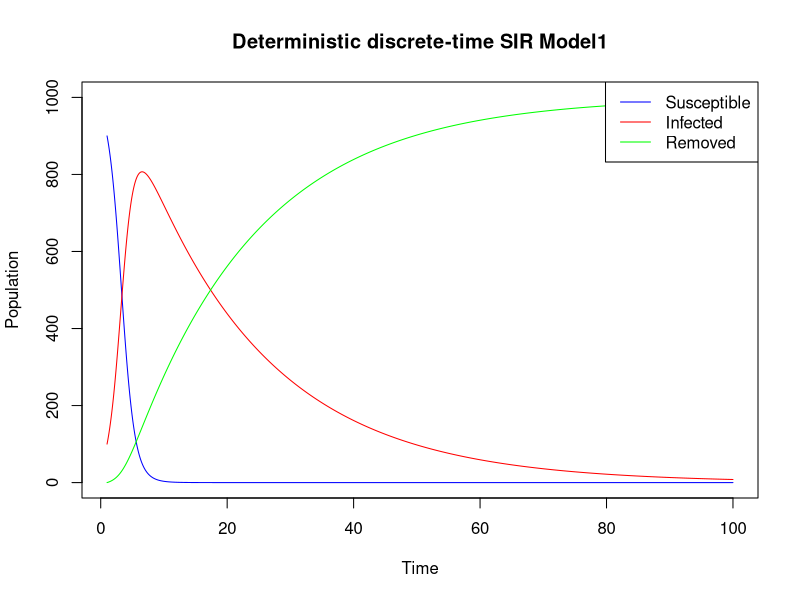
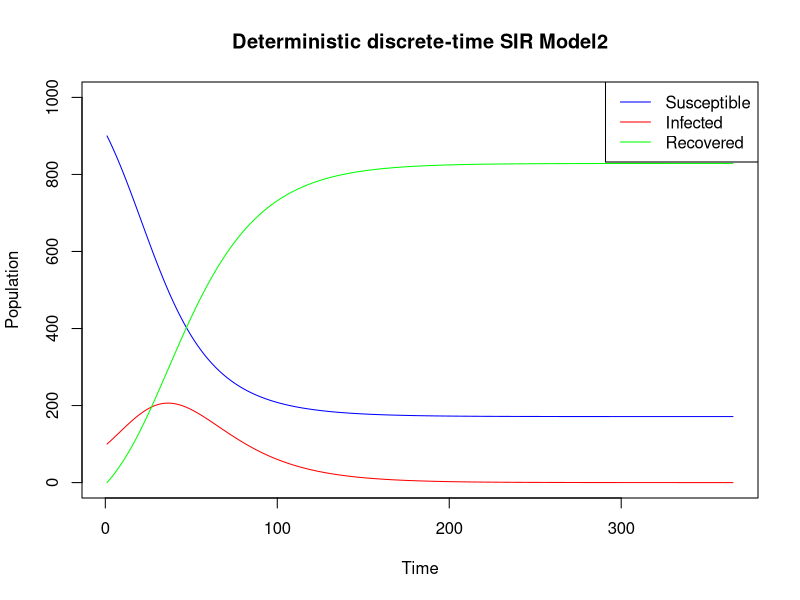
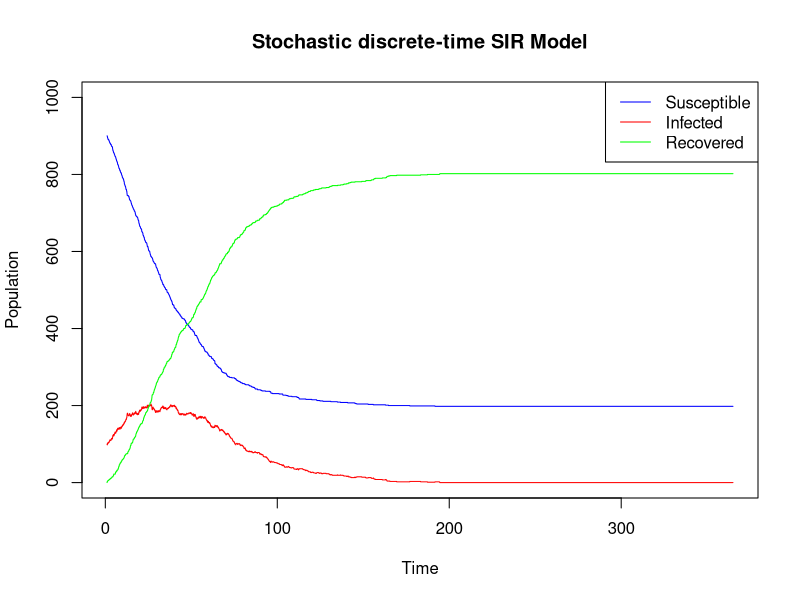

Write the R code that produced these figures, in order.

#First version
Deterministic_DT_SIR_model1<- function(N,S0,I0,minTime,maxTime,beta,gamma,step_size,plot=TRUE){
  minTime<- minTime           #start time
  maxTime<- maxTime         #end time
  step_size<- step_size      #step size
  steps<- seq(minTime,maxTime, by=step_size)   #time discretization
  beta<- beta           #infection rate
  gamma<- gamma          #recovery rate
  S<- numeric(length(steps)) #create empty vector to store simulations for susceptibles
  I<- numeric(length(steps)) #create empty vector to store simulations for infectives
  R<- numeric(length(steps)) #create empty vector to store simulations for removed
  S[1]<- S0  #initial number of susceptibles
  I[1]<- I0   #initial number of infectives
  R[1]<- N-S0-I0      #initial number of Removed
  #loop and update compartments
  for(tym in 2:length(steps)){
    S[tym]<- S[tym-1]-(beta*S[tym-1]*I[tym-1])*step_size
    I[tym]<- I[tym-1]+(beta*S[tym-1]*I[tym-1]-gamma*I[tym-1])*step_size
    R[tym]<- R[tym-1]+gamma*I[tym-1]*step_size
  }
  #results
  simulations <- data.frame(Steps=steps, S = S, I = I, R = R)
  if(plot){
  graph<- plot(steps, S, type = "l", col = "blue", xlab = "Time", ylab = "Population", main = "Deterministic discrete-time SIR Model1",ylim=c(0,N))
  lines(steps, I, col = "red")
  lines(steps, R, col = "green")
  legend("topright", legend = c("Susceptible", "Infected", "Removed"), col = c("blue", "red", "green"), lty = 1)
  
  return (list(simulations, graph))
}else{
  return(list(simulations=simulations))
}
}
Deterministic_DT_SIR_model1(N=1000,S0=900,I0=100,minTime=1,maxTime=100,beta=0.001,gamma=0.05, step_size=0.03,plot=T)



#Second version assuming infections occur at the point of a Poisson process
Deterministic_DT_SIR_model2<- function(N,S0,I0,minTime,maxTime,beta,gamma,step_size,plot=TRUE){
  minTime<- minTime           #start time
  maxTime<- maxTime           #end time
  step_size<- step_size      #step size
  steps<- seq(minTime,maxTime, by=step_size)   #time discretization
  beta<- beta            #infection rate
  gamma<- gamma          #recovery rate
  S<- numeric(length(steps)) #create empty vector to store simulations for susceptibles
  I<- numeric(length(steps)) #create empty vector to store simulations for infectives
  R<- numeric(length(steps)) #create empty vector to store simulations for removed
  S[1]<- S0  #initial number of susceptibles
  I[1]<- I0   #initial number of infectives
  R[1]<- N-S0-I0      #initial number of Removed
  #Loop through discretized time and Update the compartments at each step
  for (tym in 2:length(steps)){
    #Assuming infections occur at the point of a Poisson process
    S[tym]<- S[tym-1] - S[tym-1]*(1-exp(-beta*I[tym-1]*step_size))
    I[tym]<- I[tym-1] + S[tym-1]*(1-exp(-beta*I[tym-1]*step_size))-I[tym-1]*(1-exp(-gamma*step_size))
    R[tym]<- R[tym-1] + I[tym-1]*(1-exp(-gamma*step_size))
  }
  #results
  simulations <- data.frame(Steps=steps,S = S, I = I, R = R)
  if(plot){
  graph<- plot(steps, S, type = "l", col = "blue", xlab = "Time", ylab = "Population", main = "Deterministic discrete-time SIR Model2",ylim=c(0,N))
  lines(steps, I, col = "red")
  lines(steps, R, col = "green")
  legend("topright", legend = c("Susceptible", "Infected", "Recovered"), col = c("blue", "red", "green"), lty = 1)
  return (list(simulations, graph))
}else{
  return(list(simulations=simulations))
}
}
Deterministic_DT_SIR_model2(N=1000,S0=900,I0=100,minTime=1,maxTime=365,beta=0.0001,gamma=0.05,step_size=0.03,plot=T)



#Stochastic simulation
Stochastic_DT_SIR_model<- function(N,S0,I0,minTime,maxTime,beta,gamma,step_size,plot=TRUE){
  minTime<- minTime           #start time
  maxTime<- maxTime         #end time
  step_size<- step_size      #step size
  steps<- seq(minTime,maxTime, by=step_size)   #time discretization
  beta<- beta           #infection rate
  gamma<- gamma          #recovery rate
  S<- numeric(length(steps)) #create empty vector to store simulations for susceptibles
  I<- numeric(length(steps)) #create empty vector to store simulations for infectives
  R<- numeric(length(steps)) #create empty vector to store simulations for removed
  S[1]<- S0  #initial number of susceptibles
  I[1]<- I0   #initial number of infectives
  R[1]<- N-S0-I0      #initial number of Removed
  #Loop through discretized time and Update the compartments at each step
  # Simulation loop
  for (tym in 2:length(steps)) {
    # Assuming infections occur at the point of a Poisson process
    p_I <- 1 - exp(-beta*I[tym-1]*step_size)  # Probability of infection
    p_R <- 1 - exp(-gamma*step_size)  # Probability of recovery
    
    # sample infections and recoveries from a binomial trial
    delta_S <- rbinom(1, S[tym-1], p_I)
    delta_I <- rbinom(1, I[tym-1], p_R)
    
    # Update the compartments
    S[tym] <- S[tym-1] - delta_S
    I[tym] <- I[tym-1] + delta_S - delta_I
    R[tym] <- R[tym-1] + delta_I
  }
  simulations <- data.frame(Steps=steps,S = S, I = I, R = R)
  if(plot){
  graph<- plot(steps, S, type = "l", col = "blue", xlab = "Time", ylab = "Population", main = "Stochastic discrete-time SIR Model",ylim=c(0,N))
  lines(steps, I, col = "red")
  lines(steps, R, col = "green")
  legend("topright", legend = c("Susceptible", "Infected", "Recovered"), col = c("blue", "red", "green"), lty = 1)
  return (list(simulations, graph))
}else{
  return(list(simulations=simulations))
}
}
Stochastic_DT_SIR_model(N=1000,S0=900,I0=100,minTime=1,maxTime=365,beta=0.0001,gamma=0.05,step_size=0.03,plot=T)
